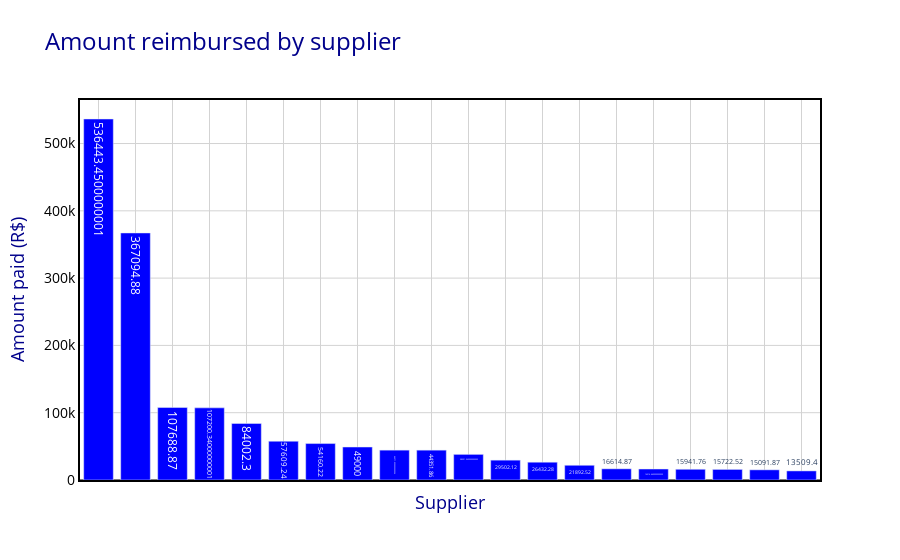

Notebook source saved alongside this figure:
### Code cell
# Plot the data
trace = go.Bar(
    x=amount_by_supplier["FORNECEDOR"][:20],
    y=amount_by_supplier["VALOR_REEMBOLSADO"][:20],
    marker=dict(color="blue"),
    text=amount_by_supplier["VALOR_REEMBOLSADO"][:20],
    textposition="auto",
)

# Set chart layout
layout = go.Layout(
    title="Amount reimbursed by supplier",
    titlefont=dict(size=24, color="darkblue"),
    xaxis=dict(
        xaxis_layout,
        showticklabels=False,  # Turn off X axis values
    ),
    yaxis=yaxis_layout,
    hovermode="closest",
    plot_bgcolor="white",
)

py.iplot({"data": [trace], "layout": layout})

### Figure 1 — Plotly figure (JSON) as saved in the notebook; plotly's stock layout.template omitted (floating-point values rounded to 4 significant figures)
{"data": [{"marker": {"color": "blue"}, "text": [536400.0, 367100.0, 107700.0, 107200.0, 84000.0, 57610.0, 54160.0, 49000, 44370.0, 44350.0, 38090.0, 29500.0, 26430.0, 21890.0, 16610.0, 16310.0, 15940.0, 15720.0, 15090.0, 13510.0], "textposition": "auto", "type": "bar", "x": ["ASAMAR S A", "CONDOMINIO DO EDIFICIO ASAMAR", "ASAMAR S/A", "ASAMAR S.A", "ASAMAR S.A.", "TAM Linhas Aéreas S/A", "ADRIA VIAGENS E TURISMO LTDA ME", "JOĂO FRANCISCO MEIRELLES SILVA", "Telefônica Brasil S.A.", "VRG Linhas Aéreas S/A", "ASAMAR S A ", "GLOBAL VILLAGE TELECOM S.A.", "AZUL Linhas Aéreas Brasileiras S/A", "LATAM AIRLINES GROUP S.A.", "TAM LINHAS AÉREAS S/A", "VRG LINHAS AÉREAS S/A", "H PLUS ADMINISTRAÇĂO E HOTELARIA LTDA - SCP ATHOS BULCĂO", "GLOBAL VILLAGE TELECOM LTDA.", "EMIVE PATRULHA 24 HORAS LTDA", "CASA DAS IMPRESSORAS LTDA"], "y": [536400.0, 367100.0, 107700.0, 107200.0, 84000.0, 57610.0, 54160.0, 49000, 44370.0, 44350.0, 38090.0, 29500.0, 26430.0, 21890.0, 16610.0, 16310.0, 15940.0, 15720.0, 15090.0, 13510.0]}], "layout": {"hovermode": "closest", "plot_bgcolor": "white", "title": {"font": {"color": "darkblue", "size": 24}, "text": "Amount reimbursed by supplier"}, "xaxis": {"gridcolor": "lightgrey", "gridwidth": 1, "linecolor": "black", "linewidth": 2, "mirror": true, "showgrid": true, "showline": true, "showticklabels": false, "tickfont": {"color": "black", "size": 14}, "title": {"font": {"color": "darkblue", "size": 18}, "text": "Supplier"}, "zeroline": true, "zerolinecolor": "grey", "zerolinewidth": 2}, "yaxis": {"gridcolor": "lightgrey", "gridwidth": 1, "linecolor": "black", "linewidth": 2, "mirror": true, "showgrid": true, "showline": true, "tickfont": {"color": "black", "size": 14}, "title": {"font": {"color": "darkblue", "size": 18}, "text": "Amount paid (R$)"}, "zeroline": true, "zerolinecolor": "grey", "zerolinewidth": 2}}}
